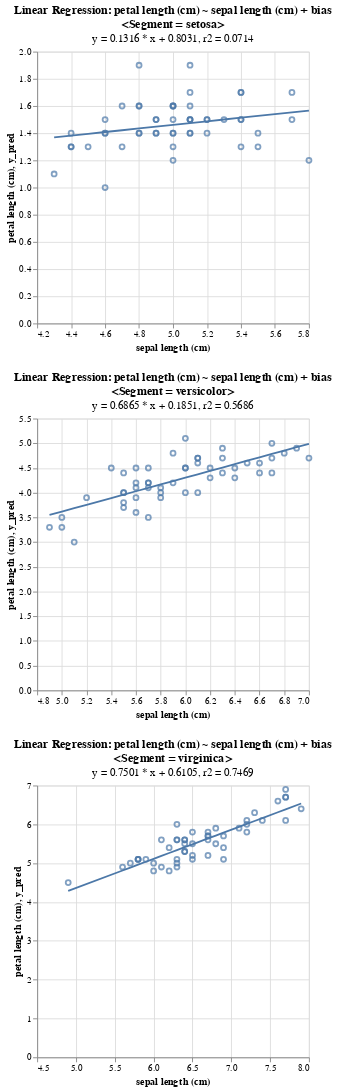

Source (notebook cell):
### Code cell
dia.plot_lin_reg(
    x = "sepal length (cm)", 
    target = "petal length (cm)", 
    add_bias=True,
    by = "species",
    # weights = "petal width (cm)" # Optional
)

### Figure 1 — Vega specification as saved in the notebook (floating-point values rounded to 4 significant figures)
{"$schema": "https://vega.github.io/schema/vega/v5.json", "data": [{"name": "source_0", "values": [{"petal length (cm)": 1.4, "sepal length (cm)": 5.1, "y_pred": 1.474}, {"petal length (cm)": 1.4, "sepal length (cm)": 4.9, "y_pred": 1.448}, {"petal length (cm)": 1.3, "sepal length (cm)": 4.7, "y_pred": 1.422}, {"petal length (cm)": 1.5, "sepal length (cm)": 4.6, "y_pred": 1.409}, {"petal length (cm)": 1.4, "sepal length (cm)": 5.0, "y_pred": 1.461}, {"petal length (cm)": 1.7, "sepal length (cm)": 5.4, "y_pred": 1.514}, {"petal length (cm)": 1.4, "sepal length (cm)": 4.6, "y_pred": 1.409}, {"petal length (cm)": 1.5, "sepal length (cm)": 5.0, "y_pred": 1.461}, {"petal length (cm)": 1.4, "sepal length (cm)": 4.4, "y_pred": 1.382}, {"petal length (cm)": 1.5, "sepal length (cm)": 4.9, "y_pred": 1.448}, {"petal length (cm)": 1.5, "sepal length (cm)": 5.4, "y_pred": 1.514}, {"petal length (cm)": 1.6, "sepal length (cm)": 4.8, "y_pred": 1.435}, {"petal length (cm)": 1.4, "sepal length (cm)": 4.8, "y_pred": 1.435}, {"petal length (cm)": 1.1, "sepal length (cm)": 4.3, "y_pred": 1.369}, {"petal length (cm)": 1.2, "sepal length (cm)": 5.8, "y_pred": 1.567}, {"petal length (cm)": 1.5, "sepal length (cm)": 5.7, "y_pred": 1.553}, {"petal length (cm)": 1.3, "sepal length (cm)": 5.4, "y_pred": 1.514}, {"petal length (cm)": 1.4, "sepal length (cm)": 5.1, "y_pred": 1.474}, {"petal length (cm)": 1.7, "sepal length (cm)": 5.7, "y_pred": 1.553}, {"petal length (cm)": 1.5, "sepal length (cm)": 5.1, "y_pred": 1.474}, {"petal length (cm)": 1.7, "sepal length (cm)": 5.4, "y_pred": 1.514}, {"petal length (cm)": 1.5, "sepal length (cm)": 5.1, "y_pred": 1.474}, {"petal length (cm)": 1.0, "sepal length (cm)": 4.6, "y_pred": 1.409}, {"petal length (cm)": 1.7, "sepal length (cm)": 5.1, "y_pred": 1.474}, {"petal length (cm)": 1.9, "sepal length (cm)": 4.8, "y_pred": 1.435}, {"petal length (cm)": 1.6, "sepal length (cm)": 5.0, "y_pred": 1.461}, {"petal length (cm)": 1.6, "sepal length (cm)": 5.0, "y_pred": 1.461}, {"petal length (cm)": 1.5, "sepal length (cm)": 5.2, "y_pred": 1.488}, {"petal length (cm)": 1.4, "sepal length (cm)": 5.2, "y_pred": 1.488}, {"petal length (cm)": 1.6, "sepal length (cm)": 4.7, "y_pred": 1.422}, {"petal length (cm)": 1.6, "sepal length (cm)": 4.8, "y_pred": 1.435}, {"petal length (cm)": 1.5, "sepal length (cm)": 5.4, "y_pred": 1.514}, {"petal length (cm)": 1.5, "sepal length (cm)": 5.2, "y_pred": 1.488}, {"petal length (cm)": 1.4, "sepal length (cm)": 5.5, "y_pred": 1.527}, {"petal length (cm)": 1.5, "sepal length (cm)": 4.9, "y_pred": 1.448}, {"petal length (cm)": 1.2, "sepal length (cm)": 5.0, "y_pred": 1.461}, {"petal length (cm)": 1.3, "sepal length (cm)": 5.5, "y_pred": 1.527}, {"petal length (cm)": 1.4, "sepal length (cm)": 4.9, "y_pred": 1.448}, {"petal length (cm)": 1.3, "sepal length (cm)": 4.4, "y_pred": 1.382}, {"petal length (cm)": 1.5, "sepal length (cm)": 5.1, "y_pred": 1.474}, {"petal length (cm)": 1.3, "sepal length (cm)": 5.0, "y_pred": 1.461}, {"petal length (cm)": 1.3, "sepal length (cm)": 4.5, "y_pred": 1.395}, {"petal length (cm)": 1.3, "sepal length (cm)": 4.4, "y_pred": 1.382}, {"petal length (cm)": 1.6, "sepal length (cm)": 5.0, "y_pred": 1.461}, {"petal length (cm)": 1.9, "sepal length (cm)": 5.1, "y_pred": 1.474}, {"petal length (cm)": 1.4, "sepal length (cm)": 4.8, "y_pred": 1.435}, {"petal length (cm)": 1.6, "sepal length (cm)": 5.1, "y_pred": 1.474}, {"petal length (cm)": 1.4, "sepal length (cm)": 4.6, "y_pred": 1.409}, {"petal length (cm)": 1.5, "sepal length (cm)": 5.3, "y_pred": 1.501}, {"petal length (cm)": 1.4, "sepal length (cm)": 5.0, "y_pred": 1.461}]}, {"name": "source_1", "values": [{"petal length (cm)": 4.7, "sepal length (cm)": 7.0, "y_pred": 4.99}, {"petal length (cm)": 4.5, "sepal length (cm)": 6.4, "y_pred": 4.579}, {"petal length (cm)": 4.9, "sepal length (cm)": 6.9, "y_pred": 4.922}, {"petal length (cm)": 4.0, "sepal length (cm)": 5.5, "y_pred": 3.961}, {"petal length (cm)": 4.6, "sepal length (cm)": 6.5, "y_pred": 4.647}, {"petal length (cm)": 4.5, "sepal length (cm)": 5.7, "y_pred": 4.098}, {"petal length (cm)": 4.7, "sepal length (cm)": 6.3, "y_pred": 4.51}, {"petal length (cm)": 3.3, "sepal length (cm)": 4.9, "y_pred": 3.549}, {"petal length (cm)": 4.6, "sepal length (cm)": 6.6, "y_pred": 4.716}, {"petal length (cm)": 3.9, "sepal length (cm)": 5.2, "y_pred": 3.755}, {"petal length (cm)": 3.5, "sepal length (cm)": 5.0, "y_pred": 3.617}, {"petal length (cm)": 4.2, "sepal length (cm)": 5.9, "y_pred": 4.235}, {"petal length (cm)": 4.0, "sepal length (cm)": 6.0, "y_pred": 4.304}, {"petal length (cm)": 4.7, "sepal length (cm)": 6.1, "y_pred": 4.373}, {"petal length (cm)": 3.6, "sepal length (cm)": 5.6, "y_pred": 4.029}, {"petal length (cm)": 4.4, "sepal length (cm)": 6.7, "y_pred": 4.784}, {"petal length (cm)": 4.5, "sepal length (cm)": 5.6, "y_pred": 4.029}, {"petal length (cm)": 4.1, "sepal length (cm)": 5.8, "y_pred": 4.167}, {"petal length (cm)": 4.5, "sepal length (cm)": 6.2, "y_pred": 4.441}, {"petal length (cm)": 3.9, "sepal length (cm)": 5.6, "y_pred": 4.029}, {"petal length (cm)": 4.8, "sepal length (cm)": 5.9, "y_pred": 4.235}, {"petal length (cm)": 4.0, "sepal length (cm)": 6.1, "y_pred": 4.373}, {"petal length (cm)": 4.9, "sepal length (cm)": 6.3, "y_pred": 4.51}, {"petal length (cm)": 4.7, "sepal length (cm)": 6.1, "y_pred": 4.373}, {"petal length (cm)": 4.3, "sepal length (cm)": 6.4, "y_pred": 4.579}, {"petal length (cm)": 4.4, "sepal length (cm)": 6.6, "y_pred": 4.716}, {"petal length (cm)": 4.8, "sepal length (cm)": 6.8, "y_pred": 4.853}, {"petal length (cm)": 5.0, "sepal length (cm)": 6.7, "y_pred": 4.784}, {"petal length (cm)": 4.5, "sepal length (cm)": 6.0, "y_pred": 4.304}, {"petal length (cm)": 3.5, "sepal length (cm)": 5.7, "y_pred": 4.098}, {"petal length (cm)": 3.8, "sepal length (cm)": 5.5, "y_pred": 3.961}, {"petal length (cm)": 3.7, "sepal length (cm)": 5.5, "y_pred": 3.961}, {"petal length (cm)": 3.9, "sepal length (cm)": 5.8, "y_pred": 4.167}, {"petal length (cm)": 5.1, "sepal length (cm)": 6.0, "y_pred": 4.304}, {"petal length (cm)": 4.5, "sepal length (cm)": 5.4, "y_pred": 3.892}, {"petal length (cm)": 4.5, "sepal length (cm)": 6.0, "y_pred": 4.304}, {"petal length (cm)": 4.7, "sepal length (cm)": 6.7, "y_pred": 4.784}, {"petal length (cm)": 4.4, "sepal length (cm)": 6.3, "y_pred": 4.51}, {"petal length (cm)": 4.1, "sepal length (cm)": 5.6, "y_pred": 4.029}, {"petal length (cm)": 4.0, "sepal length (cm)": 5.5, "y_pred": 3.961}, {"petal length (cm)": 4.4, "sepal length (cm)": 5.5, "y_pred": 3.961}, {"petal length (cm)": 4.6, "sepal length (cm)": 6.1, "y_pred": 4.373}, {"petal length (cm)": 4.0, "sepal length (cm)": 5.8, "y_pred": 4.167}, {"petal length (cm)": 3.3, "sepal length (cm)": 5.0, "y_pred": 3.617}, {"petal length (cm)": 4.2, "sepal length (cm)": 5.6, "y_pred": 4.029}, {"petal length (cm)": 4.2, "sepal length (cm)": 5.7, "y_pred": 4.098}, {"petal length (cm)": 4.2, "sepal length (cm)": 5.7, "y_pred": 4.098}, {"petal length (cm)": 4.3, "sepal length (cm)": 6.2, "y_pred": 4.441}, {"petal length (cm)": 3.0, "sepal length (cm)": 5.1, "y_pred": 3.686}, {"petal length (cm)": 4.1, "sepal length (cm)": 5.7, "y_pred": 4.098}]}, {"name": "source_2", "values": [{"petal length (cm)": 6.0, "sepal length (cm)": 6.3, "y_pred": 5.336}, {"petal length (cm)": 5.1, "sepal length (cm)": 5.8, "y_pred": 4.961}, {"petal length (cm)": 5.9, "sepal length (cm)": 7.1, "y_pred": 5.936}, {"petal length (cm)": 5.6, "sepal length (cm)": 6.3, "y_pred": 5.336}, {"petal length (cm)": 5.8, "sepal length (cm)": 6.5, "y_pred": 5.486}, {"petal length (cm)": 6.6, "sepal length (cm)": 7.6, "y_pred": 6.311}, {"petal length (cm)": 4.5, "sepal length (cm)": 4.9, "y_pred": 4.286}, {"petal length (cm)": 6.3, "sepal length (cm)": 7.3, "y_pred": 6.086}, {"petal length (cm)": 5.8, "sepal length (cm)": 6.7, "y_pred": 5.636}, {"petal length (cm)": 6.1, "sepal length (cm)": 7.2, "y_pred": 6.011}, {"petal length (cm)": 5.1, "sepal length (cm)": 6.5, "y_pred": 5.486}, {"petal length (cm)": 5.3, "sepal length (cm)": 6.4, "y_pred": 5.411}, {"petal length (cm)": 5.5, "sepal length (cm)": 6.8, "y_pred": 5.711}, {"petal length (cm)": 5.0, "sepal length (cm)": 5.7, "y_pred": 4.886}, {"petal length (cm)": 5.1, "sepal length (cm)": 5.8, "y_pred": 4.961}, {"petal length (cm)": 5.3, "sepal length (cm)": 6.4, "y_pred": 5.411}, {"petal length (cm)": 5.5, "sepal length (cm)": 6.5, "y_pred": 5.486}, {"petal length (cm)": 6.7, "sepal length (cm)": 7.7, "y_pred": 6.386}, {"petal length (cm)": 6.9, "sepal length (cm)": 7.7, "y_pred": 6.386}, {"petal length (cm)": 5.0, "sepal length (cm)": 6.0, "y_pred": 5.111}, {"petal length (cm)": 5.7, "sepal length (cm)": 6.9, "y_pred": 5.786}, {"petal length (cm)": 4.9, "sepal length (cm)": 5.6, "y_pred": 4.811}, {"petal length (cm)": 6.7, "sepal length (cm)": 7.7, "y_pred": 6.386}, {"petal length (cm)": 4.9, "sepal length (cm)": 6.3, "y_pred": 5.336}, {"petal length (cm)": 5.7, "sepal length (cm)": 6.7, "y_pred": 5.636}, {"petal length (cm)": 6.0, "sepal length (cm)": 7.2, "y_pred": 6.011}, {"petal length (cm)": 4.8, "sepal length (cm)": 6.2, "y_pred": 5.261}, {"petal length (cm)": 4.9, "sepal length (cm)": 6.1, "y_pred": 5.186}, {"petal length (cm)": 5.6, "sepal length (cm)": 6.4, "y_pred": 5.411}, {"petal length (cm)": 5.8, "sepal length (cm)": 7.2, "y_pred": 6.011}, {"petal length (cm)": 6.1, "sepal length (cm)": 7.4, "y_pred": 6.161}, {"petal length (cm)": 6.4, "sepal length (cm)": 7.9, "y_pred": 6.536}, {"petal length (cm)": 5.6, "sepal length (cm)": 6.4, "y_pred": 5.411}, {"petal length (cm)": 5.1, "sepal length (cm)": 6.3, "y_pred": 5.336}, {"petal length (cm)": 5.6, "sepal length (cm)": 6.1, "y_pred": 5.186}, {"petal length (cm)": 6.1, "sepal length (cm)": 7.7, "y_pred": 6.386}, {"petal length (cm)": 5.6, "sepal length (cm)": 6.3, "y_pred": 5.336}, {"petal length (cm)": 5.5, "sepal length (cm)": 6.4, "y_pred": 5.411}, {"petal length (cm)": 4.8, "sepal length (cm)": 6.0, "y_pred": 5.111}, {"petal length (cm)": 5.4, "sepal length (cm)": 6.9, "y_pred": 5.786}, {"petal length (cm)": 5.6, "sepal length (cm)": 6.7, "y_pred": 5.636}, {"petal length (cm)": 5.1, "sepal length (cm)": 6.9, "y_pred": 5.786}, {"petal length (cm)": 5.1, "sepal length (cm)": 5.8, "y_pred": 4.961}, {"petal length (cm)": 5.9, "sepal length (cm)": 6.8, "y_pred": 5.711}, {"petal length (cm)": 5.7, "sepal length (cm)": 6.7, "y_pred": 5.636}, {"petal length (cm)": 5.2, "sepal length (cm)": 6.7, "y_pred": 5.636}, {"petal length (cm)": 5.0, "sepal length (cm)": 6.3, "y_pred": 5.336}, {"petal length (cm)": 5.2, "sepal length (cm)": 6.5, "y_pred": 5.486}, {"petal length (cm)": 5.4, "sepal length (cm)": 6.2, "y_pred": 5.261}, {"petal length (cm)": 5.1, "sepal length (cm)": 5.9, "y_pred": 5.036}]}, {"name": "data_0", "values": [{"petal length (cm)": 1.4, "sepal length (cm)": 5.1}, {"petal length (cm)": 1.4, "sepal length (cm)": 4.9}, {"petal length (cm)": 1.3, "sepal length (cm)": 4.7}, {"petal length (cm)": 1.5, "sepal length (cm)": 4.6}, {"petal length (cm)": 1.4, "sepal length (cm)": 5.0}, {"petal length (cm)": 1.7, "sepal length (cm)": 5.4}, {"petal length (cm)": 1.4, "sepal length (cm)": 4.6}, {"petal length (cm)": 1.5, "sepal length (cm)": 5.0}, {"petal length (cm)": 1.4, "sepal length (cm)": 4.4}, {"petal length (cm)": 1.5, "sepal length (cm)": 4.9}, {"petal length (cm)": 1.5, "sepal length (cm)": 5.4}, {"petal length (cm)": 1.6, "sepal length (cm)": 4.8}, {"petal length (cm)": 1.4, "sepal length (cm)": 4.8}, {"petal length (cm)": 1.1, "sepal length (cm)": 4.3}, {"petal length (cm)": 1.2, "sepal length (cm)": 5.8}, {"petal length (cm)": 1.5, "sepal length (cm)": 5.7}, {"petal length (cm)": 1.3, "sepal length (cm)": 5.4}, {"petal length (cm)": 1.4, "sepal length (cm)": 5.1}, {"petal length (cm)": 1.7, "sepal length (cm)": 5.7}, {"petal length (cm)": 1.5, "sepal length (cm)": 5.1}, {"petal length (cm)": 1.7, "sepal length (cm)": 5.4}, {"petal length (cm)": 1.5, "sepal length (cm)": 5.1}, {"petal length (cm)": 1.0, "sepal length (cm)": 4.6}, {"petal length (cm)": 1.7, "sepal length (cm)": 5.1}, {"petal length (cm)": 1.9, "sepal length (cm)": 4.8}, {"petal length (cm)": 1.6, "sepal length (cm)": 5.0}, {"petal length (cm)": 1.6, "sepal length (cm)": 5.0}, {"petal length (cm)": 1.5, "sepal length (cm)": 5.2}, {"petal length (cm)": 1.4, "sepal length (cm)": 5.2}, {"petal length (cm)": 1.6, "sepal length (cm)": 4.7}, {"petal length (cm)": 1.6, "sepal length (cm)": 4.8}, {"petal length (cm)": 1.5, "sepal length (cm)": 5.4}, {"petal length (cm)": 1.5, "sepal length (cm)": 5.2}, {"petal length (cm)": 1.4, "sepal length (cm)": 5.5}, {"petal length (cm)": 1.5, "sepal length (cm)": 4.9}, {"petal length (cm)": 1.2, "sepal length (cm)": 5.0}, {"petal length (cm)": 1.3, "sepal length (cm)": 5.5}, {"petal length (cm)": 1.4, "sepal length (cm)": 4.9}, {"petal length (cm)": 1.3, "sepal length (cm)": 4.4}, {"petal length (cm)": 1.5, "sepal length (cm)": 5.1}, {"petal length (cm)": 1.3, "sepal length (cm)": 5.0}, {"petal length (cm)": 1.3, "sepal length (cm)": 4.5}, {"petal length (cm)": 1.3, "sepal length (cm)": 4.4}, {"petal length (cm)": 1.6, "sepal length (cm)": 5.0}, {"petal length (cm)": 1.9, "sepal length (cm)": 5.1}, {"petal length (cm)": 1.4, "sepal length (cm)": 4.8}, {"petal length (cm)": 1.6, "sepal length (cm)": 5.1}, {"petal length (cm)": 1.4, "sepal length (cm)": 4.6}, {"petal length (cm)": 1.5, "sepal length (cm)": 5.3}, {"petal length (cm)": 1.4, "sepal length (cm)": 5.0}]}, {"name": "data_1", "values": [{"petal length (cm)": 4.7, "sepal length (cm)": 7.0}, {"petal length (cm)": 4.5, "sepal length (cm)": 6.4}, {"petal length (cm)": 4.9, "sepal length (cm)": 6.9}, {"petal length (cm)": 4.0, "sepal length (cm)": 5.5}, {"petal length (cm)": 4.6, "sepal length (cm)": 6.5}, {"petal length (cm)": 4.5, "sepal length (cm)": 5.7}, {"petal length (cm)": 4.7, "sepal length (cm)": 6.3}, {"petal length (cm)": 3.3, "sepal length (cm)": 4.9}, {"petal length (cm)": 4.6, "sepal length (cm)": 6.6}, {"petal length (cm)": 3.9, "sepal length (cm)": 5.2}, {"petal length (cm)": 3.5, "sepal length (cm)": 5.0}, {"petal length (cm)": 4.2, "sepal length (cm)": 5.9}, {"petal length (cm)": 4.0, "sepal length (cm)": 6.0}, {"petal length (cm)": 4.7, "sepal length (cm)": 6.1}, {"petal length (cm)": 3.6, "sepal length (cm)": 5.6}, {"petal length (cm)": 4.4, "sepal length (cm)": 6.7}, {"petal length (cm)": 4.5, "sepal length (cm)": 5.6}, {"petal length (cm)": 4.1, "sepal length (cm)": 5.8}, {"petal length (cm)": 4.5, "sepal length (cm)": 6.2}, {"petal length (cm)": 3.9, "sepal length (cm)": 5.6}, {"petal length (cm)": 4.8, "sepal length (cm)": 5.9}, {"petal length (cm)": 4.0, "sepal length (cm)": 6.1}, {"petal length (cm)": 4.9, "sepal length (cm)": 6.3}, {"petal length (cm)": 4.7, "sepal length (cm)": 6.1}, {"petal length (cm)": 4.3, "sepal length (cm)": 6.4}, {"petal length (cm)": 4.4, "sepal length (cm)": 6.6}, {"petal length (cm)": 4.8, "sepal length (cm)": 6.8}, {"petal length (cm)": 5.0, "sepal length (cm)": 6.7}, {"petal length (cm)": 4.5, "sepal length (cm)": 6.0}, {"petal length (cm)": 3.5, "sepal length (cm)": 5.7}, {"petal length (cm)": 3.8, "sepal length (cm)": 5.5}, {"petal length (cm)": 3.7, "sepal length (cm)": 5.5}, {"petal length (cm)": 3.9, "sepal length (cm)": 5.8}, {"petal length (cm)": 5.1, "sepal length (cm)": 6.0}, {"petal length (cm)": 4.5, "sepal length (cm)": 5.4}, {"petal length (cm)": 4.5, "sepal length (cm)": 6.0}, {"petal length (cm)": 4.7, "sepal length (cm)": 6.7}, {"petal length (cm)": 4.4, "sepal length (cm)": 6.3}, {"petal length (cm)": 4.1, "sepal length (cm)": 5.6}, {"petal length (cm)": 4.0, "sepal length (cm)": 5.5}, {"petal length (cm)": 4.4, "sepal length (cm)": 5.5}, {"petal length (cm)": 4.6, "sepal length (cm)": 6.1}, {"petal length (cm)": 4.0, "sepal length (cm)": 5.8}, {"petal length (cm)": 3.3, "sepal length (cm)": 5.0}, {"petal length (cm)": 4.2, "sepal length (cm)": 5.6}, {"petal length (cm)": 4.2, "sepal length (cm)": 5.7}, {"petal length (cm)": 4.2, "sepal length (cm)": 5.7}, {"petal length (cm)": 4.3, "sepal length (cm)": 6.2}, {"petal length (cm)": 3.0, "sepal length (cm)": 5.1}, {"petal length (cm)": 4.1, "sepal length (cm)": 5.7}]}, {"name": "data_2", "values": [{"petal length (cm)": 6.0, "sepal length (cm)": 6.3}, {"petal length (cm)": 5.1, "sepal length (cm)": 5.8}, {"petal length (cm)": 5.9, "sepal length (cm)": 7.1}, {"petal length (cm)": 5.6, "sepal length (cm)": 6.3}, {"petal length (cm)": 5.8, "sepal length (cm)": 6.5}, {"petal length (cm)": 6.6, "sepal length (cm)": 7.6}, {"petal length (cm)": 4.5, "sepal length (cm)": 4.9}, {"petal length (cm)": 6.3, "sepal length (cm)": 7.3}, {"petal length (cm)": 5.8, "sepal length (cm)": 6.7}, {"petal length (cm)": 6.1, "sepal length (cm)": 7.2}, {"petal length (cm)": 5.1, "sepal length (cm)": 6.5}, {"petal length (cm)": 5.3, "sepal length (cm)": 6.4}, {"petal length (cm)": 5.5, "sepal length (cm)": 6.8}, {"petal length (cm)": 5.0, "sepal length (cm)": 5.7}, {"petal length (cm)": 5.1, "sepal length (cm)": 5.8}, {"petal length (cm)": 5.3, "sepal length (cm)": 6.4}, {"petal length (cm)": 5.5, "sepal length (cm)": 6.5}, {"petal length (cm)": 6.7, "sepal length (cm)": 7.7}, {"petal length (cm)": 6.9, "sepal length (cm)": 7.7}, {"petal length (cm)": 5.0, "sepal length (cm)": 6.0}, {"petal length (cm)": 5.7, "sepal length (cm)": 6.9}, {"petal length (cm)": 4.9, "sepal length (cm)": 5.6}, {"petal length (cm)": 6.7, "sepal length (cm)": 7.7}, {"petal length (cm)": 4.9, "sepal length (cm)": 6.3}, {"petal length (cm)": 5.7, "sepal length (cm)": 6.7}, {"petal length (cm)": 6.0, "sepal length (cm)": 7.2}, {"petal length (cm)": 4.8, "sepal length (cm)": 6.2}, {"petal length (cm)": 4.9, "sepal length (cm)": 6.1}, {"petal length (cm)": 5.6, "sepal length (cm)": 6.4}, {"petal length (cm)": 5.8, "sepal length (cm)": 7.2}, {"petal length (cm)": 6.1, "sepal length (cm)": 7.4}, {"petal length (cm)": 6.4, "sepal length (cm)": 7.9}, {"petal length (cm)": 5.6, "sepal length (cm)": 6.4}, {"petal length (cm)": 5.1, "sepal length (cm)": 6.3}, {"petal length (cm)": 5.6, "sepal length (cm)": 6.1}, {"petal length (cm)": 6.1, "sepal length (cm)": 7.7}, {"petal length (cm)": 5.6, "sepal length (cm)": 6.3}, {"petal length (cm)": 5.5, "sepal length (cm)": 6.4}, {"petal length (cm)": 4.8, "sepal length (cm)": 6.0}, {"petal length (cm)": 5.4, "sepal length (cm)": 6.9}, {"petal length (cm)": 5.6, "sepal length (cm)": 6.7}, {"petal length (cm)": 5.1, "sepal length (cm)": 6.9}, {"petal length (cm)": 5.1, "sepal length (cm)": 5.8}, {"petal length (cm)": 5.9, "sepal length (cm)": 6.8}, {"petal length (cm)": 5.7, "sepal length (cm)": 6.7}, {"petal length (cm)": 5.2, "sepal length (cm)": 6.7}, {"petal length (cm)": 5.0, "sepal length (cm)": 6.3}, {"petal length (cm)": 5.2, "sepal length (cm)": 6.5}, {"petal length (cm)": 5.4, "sepal length (cm)": 6.2}, {"petal length (cm)": 5.1, "sepal length (cm)": 5.9}]}], "signals": [{"name": "childHeight", "value": 300}], "marks": [{"type": "group", "name": "concat_0_group", "encode": {"update": {"width": {"signal": "width"}, "height": {"signal": "childHeight"}}}, "marks": [{"type": "symbol", "name": "concat_0_layer_0_marks", "from": {"data": "data_0"}, "encode": {"update": {"x": {"field": "sepal length (cm)", "scale": "concat_0_x"}, "y": {"field": "petal length (cm)", "scale": "concat_0_y"}, "fill": {"value": "transparent"}, "opacity": {"value": 0.7}, "stroke": {"value": "#4c78a8"}}}, "style": ["point"]}, {"type": "line", "name": "concat_0_layer_1_marks", "from": {"data": "source_0"}, "sort": {"field": "x"}, "encode": {"update": {"stroke": {"value": "#4c78a8"}, "x": {"field": "sepal length (cm)", "scale": "concat_0_x"}, "defined": {"signal": "isValid(datum[\"sepal length (cm)\"]) && isFinite(+datum[\"sepal length (cm)\"]) && isValid(datum[\"y_pred\"]) && isFinite(+datum[\"y_pred\"])"}, "y": {"field": "y_pred", "scale": "concat_0_y"}}}, "style": ["line"]}], "axes": [{"scale": "concat_0_x", "orient": "bottom", "domain": false, "maxExtent": 0, "gridScale": "concat_0_y", "labels": false, "ticks": false, "aria": false, "minExtent": 0, "tickCount": {"signal": "ceil(width/40)"}, "grid": true, "zindex": 0}, {"scale": "concat_0_y", "gridScale": "concat_0_x", "tickCount": {"signal": "ceil(childHeight/40)"}, "maxExtent": 0, "zindex": 0, "ticks": false, "minExtent": 0, "grid": true, "orient": "left", "domain": false, "aria": false, "labels": false}, {"scale": "concat_0_x", "title": "sepal length (cm)", "orient": "bottom", "grid": false, "labelFlush": true, "labelOverlap": true, "tickCount": {"signal": "ceil(width/40)"}, "zindex": 0}, {"scale": "concat_0_y", "grid": false, "orient": "left", "labelOverlap": true, "tickCount": {"signal": "ceil(childHeight/40)"}, "title": "petal length (cm), y_pred", "zindex": 0}], "title": {"text": ["Linear Regression: petal length (cm) ~ sepal length (cm) + bias", "<Segment = setosa>"], "frame": "group", "align": "center", "subtitle": "y = 0.1316 * x + 0.8031, r2 = 0.0714"}, "style": "cell"}, {"type": "group", "name": "concat_1_group", "encode": {"update": {"width": {"signal": "width"}, "height": {"signal": "childHeight"}}}, "marks": [{"type": "symbol", "name": "concat_1_layer_0_marks", "from": {"data": "data_1"}, "encode": {"update": {"opacity": {"value": 0.7}, "fill": {"value": "transparent"}, "stroke": {"value": "#4c78a8"}, "x": {"field": "sepal length (cm)", "scale": "concat_1_x"}, "y": {"field": "petal length (cm)", "scale": "concat_1_y"}}}, "style": ["point"]}, {"type": "line", "name": "concat_1_layer_1_marks", "from": {"data": "source_1"}, "sort": {"field": "x"}, "encode": {"update": {"stroke": {"value": "#4c78a8"}, "y": {"field": "y_pred", "scale": "concat_1_y"}, "defined": {"signal": "isValid(datum[\"sepal length (cm)\"]) && isFinite(+datum[\"sepal length (cm)\"]) && isValid(datum[\"y_pred\"]) && isFinite(+datum[\"y_pred\"])"}, "x": {"field": "sepal length (cm)", "scale": "concat_1_x"}}}, "style": ["line"]}], "axes": [{"scale": "concat_1_x", "grid": true, "ticks": false, "domain": false, "labels": false, "tickCount": {"signal": "ceil(width/40)"}, "maxExtent": 0, "minExtent": 0, "aria": false, "zindex": 0, "orient": "bottom", "gridScale": "concat_1_y"}, {"scale": "concat_1_y", "zindex": 0, "tickCount": {"signal": "ceil(childHeight/40)"}, "grid": true, "aria": false, "minExtent": 0, "domain": false, "labels": false, "gridScale": "concat_1_x", "ticks": false, "maxExtent": 0, "orient": "left"}, {"scale": "concat_1_x", "labelFlush": true, "labelOverlap": true, "tickCount": {"signal": "ceil(width/40)"}, "orient": "bottom", "zindex": 0, "title": "sepal length (cm)", "grid": false}, {"scale": "concat_1_y", "title": "petal length (cm), y_pred", "orient": "left", "grid": false, "tickCount": {"signal": "ceil(childHeight/40)"}, "zindex": 0, "labelOverlap": true}], "title": {"text": ["Linear Regression: petal length (cm) ~ sepal length (cm) + bias", "<Segment = versicolor>"], "frame": "group", "subtitle": "y = 0.6865 * x + 0.1851, r2 = 0.5686", "align": "center"}, "style": "cell"}, {"type": "group", "name": "concat_2_group", "encode": {"update": {"width": {"signal": "width"}, "height": {"signal": "childHeight"}}}, "marks": [{"type": "symbol", "name": "concat_2_layer_0_marks", "from": {"data": "data_2"}, "encode": {"update": {"x": {"field": "sepal length (cm)", "scale": "concat_2_x"}, "y": {"field": "petal length (cm)", "scale": "concat_2_y"}, "opacity": {"value": 0.7}, "stroke": {"value": "#4c78a8"}, "fill": {"value": "transparent"}}}, "style": ["point"]}, {"type": "line", "name": "concat_2_layer_1_marks", "from": {"data": "source_2"}, "sort": {"field": "x"}, "encode": {"update": {"defined": {"signal": "isValid(datum[\"sepal length (cm)\"]) && isFinite(+datum[\"sepal length (cm)\"]) && isValid(datum[\"y_pred\"]) && isFinite(+datum[\"y_pred\"])"}, "x": {"field": "sepal length (cm)", "scale": "concat_2_x"}, "stroke": {"value": "#4c78a8"}, "y": {"field": "y_pred", "scale": "concat_2_y"}}}, "style": ["line"]}], "axes": [{"scale": "concat_2_x", "aria": false, "orient": "bottom", "maxExtent": 0, "domain": false, "minExtent": 0, "labels": false, "tickCount": {"signal": "ceil(width/40)"}, "gridScale": "concat_2_y", "grid": true, "ticks": false, "zindex": 0}, {"scale": "concat_2_y", "aria": false, "gridScale": "concat_2_x", "ticks": false, "labels": false, "tickCount": {"signal": "ceil(childHeight/40)"}, "minExtent": 0, "domain": false, "grid": true, "maxExtent": 0, "orient": "left", "zindex": 0}, {"scale": "concat_2_x", "labelOverlap": true, "tickCount": {"signal": "ceil(width/40)"}, "zindex": 0, "orient": "bottom", "labelFlush": true, "title": "sepal length (cm)", "grid": false}, {"scale": "concat_2_y", "orient": "left", "grid": false, "title": "petal length (cm), y_pred", "zindex": 0, "labelOverlap": true, "tickCount": {"signal": "ceil(childHeight/40)"}}], "title": {"text": ["Linear Regression: petal length (cm) ~ sepal length (cm) + bias", "<Segment = virginica>"], "frame": "group", "align": "center", "subtitle": "y = 0.7501 * x + 0.6105, r2 = 0.7469"}, "style": "cell"}], "scales": [{"name": "concat_0_x", "type": "linear", "domain": {"fields": [{"data": "data_0", "field": "sepal length (cm)"}, {"data": "source_0", "field": "sepal length (cm)"}]}, "range": [0, {"signal": "width"}], "zero": false, "nice": true}, {"name": "concat_0_y", "type": "linear", "domain": {"fields": [{"data": "data_0", "field": "petal length (cm)"}, {"data": "source_0", "field": "y_pred"}]}, "range": [{"signal": "childHeight"}, 0], "zero": true, "nice": true}, {"name": "concat_1_x", "type": "linear", "domain": {"fields": [{"data": "data_1", "field": "sepal length (cm)"}, {"data": "source_1", "field": "sepal length (cm)"}]}, "range": [0, {"signal": "width"}], "zero": false, "nice": true}, {"name": "concat_1_y", "type": "linear", "domain": {"fields": [{"data": "data_1", "field": "petal length (cm)"}, {"data": "source_1", "field": "y_pred"}]}, "range": [{"signal": "childHeight"}, 0], "zero": true, "nice": true}, {"name": "concat_2_x", "type": "linear", "domain": {"fields": [{"data": "data_2", "field": "sepal length (cm)"}, {"data": "source_2", "field": "sepal length (cm)"}]}, "range": [0, {"signal": "width"}], "nice": true, "zero": false}, {"name": "concat_2_y", "type": "linear", "domain": {"fields": [{"data": "data_2", "field": "petal length (cm)"}, {"data": "source_2", "field": "y_pred"}]}, "range": [{"signal": "childHeight"}, 0], "nice": true, "zero": true}], "layout": {"padding": 20, "columns": 1, "bounds": "full", "align": "each"}, "config": {"autosize": "pad"}, "background": "white", "padding": 5, "width": 300}
